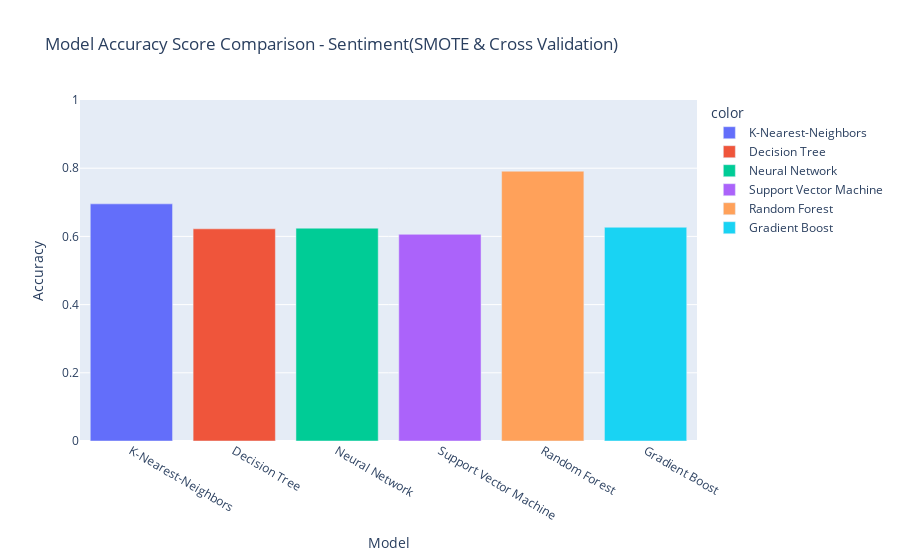

Here is the notebook cell this chart was saved with:
### Code cell
fig = px.bar(
    x=[ "K-Nearest-Neighbors", "Decision Tree", "Neural Network", "Support Vector Machine","Random Forest","Gradient Boost"], 
    y=[ knn_score['test_score'].mean(), dec_score['test_score'].mean(), mlp_score['test_score'].mean(), svm_score['test_score'].mean(),rf_score['test_score'].mean(),grad_score['test_score'].mean()],
    range_y=[0,1],
    color=["K-Nearest-Neighbors", "Decision Tree", "Neural Network", "Support Vector Machine","Random Forest","Gradient Boost"],
    labels={'x': "Model", 'y': "Accuracy"}, 
    title="Model Accuracy Score Comparison - Sentiment(SMOTE & Cross Validation)"
)
fig.show()

### Figure 1 — Plotly figure (JSON) as saved in the notebook; plotly's stock layout.template omitted (floating-point values rounded to 4 significant figures)
{"data": [{"alignmentgroup": "True", "hovertemplate": "color=K-Nearest-Neighbors<br>Model=%{x}<br>Accuracy=%{y}<extra></extra>", "legendgroup": "K-Nearest-Neighbors", "marker": {"color": "#636efa"}, "name": "K-Nearest-Neighbors", "offsetgroup": "K-Nearest-Neighbors", "orientation": "v", "showlegend": true, "textposition": "auto", "type": "bar", "x": ["K-Nearest-Neighbors"], "xaxis": "x", "y": [0.6954], "yaxis": "y"}, {"alignmentgroup": "True", "hovertemplate": "color=Decision Tree<br>Model=%{x}<br>Accuracy=%{y}<extra></extra>", "legendgroup": "Decision Tree", "marker": {"color": "#EF553B"}, "name": "Decision Tree", "offsetgroup": "Decision Tree", "orientation": "v", "showlegend": true, "textposition": "auto", "type": "bar", "x": ["Decision Tree"], "xaxis": "x", "y": [0.6222], "yaxis": "y"}, {"alignmentgroup": "True", "hovertemplate": "color=Neural Network<br>Model=%{x}<br>Accuracy=%{y}<extra></extra>", "legendgroup": "Neural Network", "marker": {"color": "#00cc96"}, "name": "Neural Network", "offsetgroup": "Neural Network", "orientation": "v", "showlegend": true, "textposition": "auto", "type": "bar", "x": ["Neural Network"], "xaxis": "x", "y": [0.6242], "yaxis": "y"}, {"alignmentgroup": "True", "hovertemplate": "color=Support Vector Machine<br>Model=%{x}<br>Accuracy=%{y}<extra></extra>", "legendgroup": "Support Vector Machine", "marker": {"color": "#ab63fa"}, "name": "Support Vector Machine", "offsetgroup": "Support Vector Machine", "orientation": "v", "showlegend": true, "textposition": "auto", "type": "bar", "x": ["Support Vector Machine"], "xaxis": "x", "y": [0.6061], "yaxis": "y"}, {"alignmentgroup": "True", "hovertemplate": "color=Random Forest<br>Model=%{x}<br>Accuracy=%{y}<extra></extra>", "legendgroup": "Random Forest", "marker": {"color": "#FFA15A"}, "name": "Random Forest", "offsetgroup": "Random Forest", "orientation": "v", "showlegend": true, "textposition": "auto", "type": "bar", "x": ["Random Forest"], "xaxis": "x", "y": [0.7912], "yaxis": "y"}, {"alignmentgroup": "True", "hovertemplate": "color=Gradient Boost<br>Model=%{x}<br>Accuracy=%{y}<extra></extra>", "legendgroup": "Gradient Boost", "marker": {"color": "#19d3f3"}, "name": "Gradient Boost", "offsetgroup": "Gradient Boost", "orientation": "v", "showlegend": true, "textposition": "auto", "type": "bar", "x": ["Gradient Boost"], "xaxis": "x", "y": [0.6269], "yaxis": "y"}], "layout": {"barmode": "relative", "legend": {"title": {"text": "color"}, "tracegroupgap": 0}, "title": {"text": "Model Accuracy Score Comparison - Sentiment(SMOTE & Cross Validation)"}, "xaxis": {"anchor": "y", "domain": [0, 1], "title": {"text": "Model"}}, "yaxis": {"anchor": "x", "domain": [0, 1], "range": [0, 1], "title": {"text": "Accuracy"}}}}
